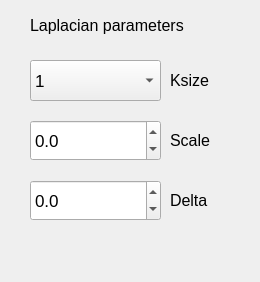
<?xml version="1.0" encoding="UTF-8"?>
<ui version="4.0">
 <class>MainWindow</class>
 <widget class="QMainWindow" name="MainWindow">
  <property name="geometry">
   <rect>
    <x>0</x>
    <y>0</y>
    <width>260</width>
    <height>282</height>
   </rect>
  </property>
  <property name="windowTitle">
   <string>MainWindow</string>
  </property>
  <widget class="QWidget" name="centralwidget">
   <widget class="QComboBox" name="comboBox">
    <property name="geometry">
     <rect>
      <x>30</x>
      <y>60</y>
      <width>131</width>
      <height>41</height>
     </rect>
    </property>
    <property name="font">
     <font>
      <pointsize>13</pointsize>
     </font>
    </property>
    <item>
     <property name="text">
      <string>1</string>
     </property>
    </item>
    <item>
     <property name="text">
      <string>3</string>
     </property>
    </item>
    <item>
     <property name="text">
      <string>5</string>
     </property>
    </item>
    <item>
     <property name="text">
      <string>7</string>
     </property>
    </item>
   </widget>
   <widget class="QLabel" name="label">
    <property name="geometry">
     <rect>
      <x>30</x>
      <y>10</y>
      <width>191</width>
      <height>31</height>
     </rect>
    </property>
    <property name="font">
     <font>
      <pointsize>12</pointsize>
     </font>
    </property>
    <property name="text">
     <string>Laplacian parameters</string>
    </property>
   </widget>
   <widget class="QLabel" name="label_2">
    <property name="geometry">
     <rect>
      <x>170</x>
      <y>60</y>
      <width>91</width>
      <height>41</height>
     </rect>
    </property>
    <property name="font">
     <font>
      <pointsize>12</pointsize>
     </font>
    </property>
    <property name="text">
     <string>Ksize</string>
    </property>
   </widget>
   <widget class="QDoubleSpinBox" name="doubleSpinBox">
    <property name="geometry">
     <rect>
      <x>30</x>
      <y>120</y>
      <width>131</width>
      <height>41</height>
     </rect>
    </property>
    <property name="font">
     <font>
      <pointsize>13</pointsize>
     </font>
    </property>
    <property name="decimals">
     <number>1</number>
    </property>
    <property name="minimum">
     <double>-10.000000000000000</double>
    </property>
    <property name="maximum">
     <double>10.000000000000000</double>
    </property>
   </widget>
   <widget class="QDoubleSpinBox" name="doubleSpinBox_2">
    <property name="geometry">
     <rect>
      <x>30</x>
      <y>180</y>
      <width>131</width>
      <height>41</height>
     </rect>
    </property>
    <property name="font">
     <font>
      <pointsize>13</pointsize>
     </font>
    </property>
    <property name="decimals">
     <number>1</number>
    </property>
    <property name="minimum">
     <double>-100.000000000000000</double>
    </property>
    <property name="maximum">
     <double>100.000000000000000</double>
    </property>
    <property name="singleStep">
     <double>5.000000000000000</double>
    </property>
   </widget>
   <widget class="QLabel" name="label_3">
    <property name="geometry">
     <rect>
      <x>170</x>
      <y>120</y>
      <width>91</width>
      <height>41</height>
     </rect>
    </property>
    <property name="font">
     <font>
      <pointsize>12</pointsize>
     </font>
    </property>
    <property name="text">
     <string>Scale</string>
    </property>
   </widget>
   <widget class="QLabel" name="label_4">
    <property name="geometry">
     <rect>
      <x>170</x>
      <y>180</y>
      <width>91</width>
      <height>41</height>
     </rect>
    </property>
    <property name="font">
     <font>
      <pointsize>12</pointsize>
     </font>
    </property>
    <property name="text">
     <string>Delta</string>
    </property>
   </widget>
  </widget>
 </widget>
 <resources/>
 <connections/>
</ui>
